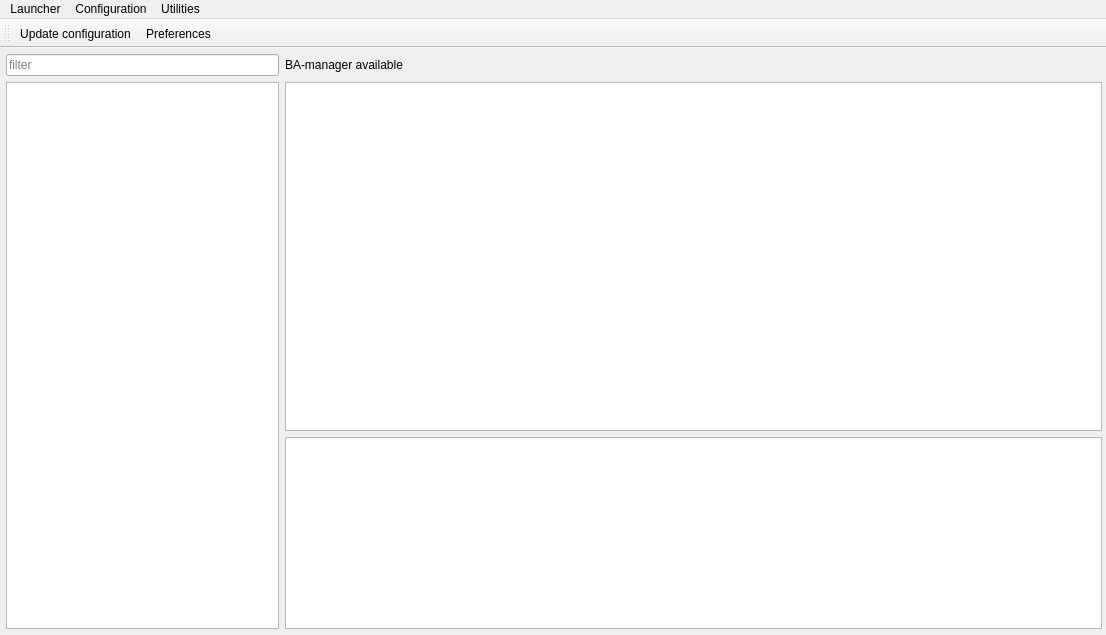
<?xml version="1.0" encoding="UTF-8"?>
<ui version="4.0">
 <class>MainWindow</class>
 <widget class="QMainWindow" name="MainWindow">
  <property name="geometry">
   <rect>
    <x>0</x>
    <y>0</y>
    <width>1106</width>
    <height>635</height>
   </rect>
  </property>
  <property name="minimumSize">
   <size>
    <width>550</width>
    <height>250</height>
   </size>
  </property>
  <property name="windowTitle">
   <string>MainWindow</string>
  </property>
  <property name="windowIcon">
   <iconset resource="icons.qrc">
    <normaloff>:/Icons/launcher.png</normaloff>:/Icons/launcher.png</iconset>
  </property>
  <widget class="QWidget" name="centralWidget">
   <layout class="QGridLayout" name="gridLayout" columnstretch="1,3">
    <property name="leftMargin">
     <number>6</number>
    </property>
    <property name="topMargin">
     <number>6</number>
    </property>
    <property name="rightMargin">
     <number>4</number>
    </property>
    <property name="bottomMargin">
     <number>6</number>
    </property>
    <item row="1" column="1">
     <widget class="QStackedWidget" name="stackedWidget">
      <property name="currentIndex">
       <number>1</number>
      </property>
      <widget class="QWidget" name="page">
       <layout class="QHBoxLayout" name="horizontalLayout_2">
        <property name="leftMargin">
         <number>0</number>
        </property>
        <property name="topMargin">
         <number>0</number>
        </property>
        <property name="rightMargin">
         <number>0</number>
        </property>
        <property name="bottomMargin">
         <number>0</number>
        </property>
        <item>
         <widget class="QTextBrowser" name="textBrowser">
          <property name="focusPolicy">
           <enum>Qt::NoFocus</enum>
          </property>
          <property name="html">
           <string>&lt;!DOCTYPE HTML PUBLIC &quot;-//W3C//DTD HTML 4.0//EN&quot; &quot;http://www.w3.org/TR/REC-html40/strict.dtd&quot;&gt;
&lt;html&gt;&lt;head&gt;&lt;meta name=&quot;qrichtext&quot; content=&quot;1&quot; /&gt;&lt;style type=&quot;text/css&quot;&gt;
p, li { white-space: pre-wrap; }
&lt;/style&gt;&lt;/head&gt;&lt;body style=&quot; font-family:'MS Shell Dlg 2'; font-size:8.25pt; font-weight:400; font-style:normal;&quot;&gt;
&lt;p style=&quot;-qt-paragraph-type:empty; margin-top:0px; margin-bottom:0px; margin-left:0px; margin-right:0px; -qt-block-indent:0; text-indent:0px;&quot;&gt;&lt;br /&gt;&lt;/p&gt;&lt;/body&gt;&lt;/html&gt;</string>
          </property>
          <property name="acceptRichText">
           <bool>false</bool>
          </property>
          <property name="openLinks">
           <bool>false</bool>
          </property>
         </widget>
        </item>
       </layout>
      </widget>
      <widget class="QWidget" name="page_2">
       <layout class="QVBoxLayout" name="verticalLayout" stretch="0,0">
        <property name="leftMargin">
         <number>0</number>
        </property>
        <property name="topMargin">
         <number>0</number>
        </property>
        <property name="rightMargin">
         <number>0</number>
        </property>
        <property name="bottomMargin">
         <number>0</number>
        </property>
        <item>
         <widget class="QTableWidget" name="tableWidget">
          <property name="sizePolicy">
           <sizepolicy hsizetype="Expanding" vsizetype="Expanding">
            <horstretch>0</horstretch>
            <verstretch>0</verstretch>
           </sizepolicy>
          </property>
          <property name="focusPolicy">
           <enum>Qt::NoFocus</enum>
          </property>
          <property name="styleSheet">
           <string notr="true">QComboBox {margin-top: 7px; margin-bottom: 7px; padding-left: 5px;}
QLabel {padding-left: 4px;padding-right: 4px;}</string>
          </property>
          <property name="editTriggers">
           <set>QAbstractItemView::NoEditTriggers</set>
          </property>
          <property name="tabKeyNavigation">
           <bool>false</bool>
          </property>
          <property name="selectionMode">
           <enum>QAbstractItemView::NoSelection</enum>
          </property>
          <property name="selectionBehavior">
           <enum>QAbstractItemView::SelectRows</enum>
          </property>
          <property name="cornerButtonEnabled">
           <bool>false</bool>
          </property>
          <property name="columnCount">
           <number>3</number>
          </property>
          <attribute name="horizontalHeaderVisible">
           <bool>false</bool>
          </attribute>
          <attribute name="horizontalHeaderHighlightSections">
           <bool>false</bool>
          </attribute>
          <attribute name="verticalHeaderVisible">
           <bool>false</bool>
          </attribute>
          <attribute name="verticalHeaderHighlightSections">
           <bool>false</bool>
          </attribute>
          <attribute name="verticalHeaderMinimumSectionSize">
           <number>16</number>
          </attribute>
          <column/>
          <column/>
          <column/>
         </widget>
        </item>
        <item>
         <widget class="QTextEdit" name="textEdit_launcherStatus">
          <property name="sizePolicy">
           <sizepolicy hsizetype="Expanding" vsizetype="Preferred">
            <horstretch>0</horstretch>
            <verstretch>0</verstretch>
           </sizepolicy>
          </property>
         </widget>
        </item>
       </layout>
      </widget>
     </widget>
    </item>
    <item row="1" column="0">
     <widget class="QListView" name="listView">
      <property name="focusPolicy">
       <enum>Qt::NoFocus</enum>
      </property>
      <property name="editTriggers">
       <set>QAbstractItemView::NoEditTriggers</set>
      </property>
      <property name="selectionBehavior">
       <enum>QAbstractItemView::SelectRows</enum>
      </property>
      <property name="iconSize">
       <size>
        <width>32</width>
        <height>32</height>
       </size>
      </property>
      <property name="resizeMode">
       <enum>QListView::Fixed</enum>
      </property>
     </widget>
    </item>
    <item row="0" column="0">
     <widget class="QLineEdit" name="lineEdit_search">
      <property name="placeholderText">
       <string>filter</string>
      </property>
      <property name="clearButtonEnabled">
       <bool>true</bool>
      </property>
     </widget>
    </item>
    <item row="0" column="1">
     <widget class="QStackedWidget" name="stackedWidget_status">
      <property name="sizePolicy">
       <sizepolicy hsizetype="Preferred" vsizetype="Maximum">
        <horstretch>0</horstretch>
        <verstretch>0</verstretch>
       </sizepolicy>
      </property>
      <property name="currentIndex">
       <number>1</number>
      </property>
      <widget class="QWidget" name="page_progress">
       <layout class="QHBoxLayout" name="horizontalLayout">
        <property name="leftMargin">
         <number>0</number>
        </property>
        <property name="topMargin">
         <number>0</number>
        </property>
        <property name="rightMargin">
         <number>0</number>
        </property>
        <property name="bottomMargin">
         <number>0</number>
        </property>
        <item>
         <widget class="QProgressBar" name="progressBar">
          <property name="value">
           <number>0</number>
          </property>
          <property name="alignment">
           <set>Qt::AlignCenter</set>
          </property>
          <property name="invertedAppearance">
           <bool>false</bool>
          </property>
          <property name="textDirection">
           <enum>QProgressBar::TopToBottom</enum>
          </property>
         </widget>
        </item>
        <item>
         <widget class="QPushButton" name="pushButton_cancel">
          <property name="text">
           <string>Cancel</string>
          </property>
         </widget>
        </item>
       </layout>
      </widget>
      <widget class="QWidget" name="page_status">
       <layout class="QHBoxLayout" name="horizontalLayout_3">
        <property name="leftMargin">
         <number>0</number>
        </property>
        <property name="topMargin">
         <number>0</number>
        </property>
        <property name="rightMargin">
         <number>0</number>
        </property>
        <property name="bottomMargin">
         <number>0</number>
        </property>
        <item>
         <widget class="QLabel" name="label_BAManagerStatusText">
          <property name="text">
           <string>BA-manager available</string>
          </property>
         </widget>
        </item>
        <item>
         <widget class="QLabel" name="label_BAManagerStatusIcon">
          <property name="sizePolicy">
           <sizepolicy hsizetype="Maximum" vsizetype="Maximum">
            <horstretch>0</horstretch>
            <verstretch>0</verstretch>
           </sizepolicy>
          </property>
          <property name="text">
           <string/>
          </property>
          <property name="pixmap">
           <pixmap resource="icons.qrc">:/Icons/red.png</pixmap>
          </property>
          <property name="scaledContents">
           <bool>false</bool>
          </property>
         </widget>
        </item>
        <item>
         <spacer name="horizontalSpacer">
          <property name="orientation">
           <enum>Qt::Horizontal</enum>
          </property>
          <property name="sizeHint" stdset="0">
           <size>
            <width>40</width>
            <height>20</height>
           </size>
          </property>
         </spacer>
        </item>
       </layout>
      </widget>
     </widget>
    </item>
   </layout>
  </widget>
  <widget class="QMenuBar" name="menuBar">
   <property name="geometry">
    <rect>
     <x>0</x>
     <y>0</y>
     <width>1106</width>
     <height>21</height>
    </rect>
   </property>
   <widget class="QMenu" name="menuConfiguration">
    <property name="title">
     <string>Configuration</string>
    </property>
    <addaction name="action_updateConfiguration"/>
   </widget>
   <widget class="QMenu" name="menuLauncher">
    <property name="title">
     <string>Launcher</string>
    </property>
    <addaction name="actionPreferences"/>
   </widget>
   <widget class="QMenu" name="menuUtilities">
    <property name="title">
     <string>Utilities</string>
    </property>
    <addaction name="actionRemove_all_local_builds"/>
   </widget>
   <addaction name="menuLauncher"/>
   <addaction name="menuConfiguration"/>
   <addaction name="menuUtilities"/>
  </widget>
  <widget class="QToolBar" name="toolBar_actions">
   <property name="windowTitle">
    <string>toolBar</string>
   </property>
   <attribute name="toolBarArea">
    <enum>TopToolBarArea</enum>
   </attribute>
   <attribute name="toolBarBreak">
    <bool>false</bool>
   </attribute>
   <addaction name="action_updateConfiguration"/>
   <addaction name="actionPreferences"/>
  </widget>
  <action name="action_updateConfiguration">
   <property name="icon">
    <iconset resource="icons.qrc">
     <normaloff>:/Icons/refresh.png</normaloff>:/Icons/refresh.png</iconset>
   </property>
   <property name="text">
    <string>Update configuration</string>
   </property>
   <property name="shortcut">
    <string>F5, Ctrl+R</string>
   </property>
   <property name="shortcutContext">
    <enum>Qt::ApplicationShortcut</enum>
   </property>
  </action>
  <action name="actionPreferences">
   <property name="icon">
    <iconset resource="icons.qrc">
     <normaloff>:/Icons/settings.png</normaloff>:/Icons/settings.png</iconset>
   </property>
   <property name="text">
    <string>Preferences</string>
   </property>
   <property name="toolTip">
    <string>Launcher preferences</string>
   </property>
  </action>
  <action name="actionRemove_all_local_builds">
   <property name="text">
    <string>Remove all builds</string>
   </property>
  </action>
  <action name="actionRemove_all_builds_older_than_one_month">
   <property name="text">
    <string>Remove all builds older than one month</string>
   </property>
  </action>
 </widget>
 <layoutdefault spacing="6" margin="11"/>
 <resources>
  <include location="icons.qrc"/>
 </resources>
 <connections/>
</ui>
